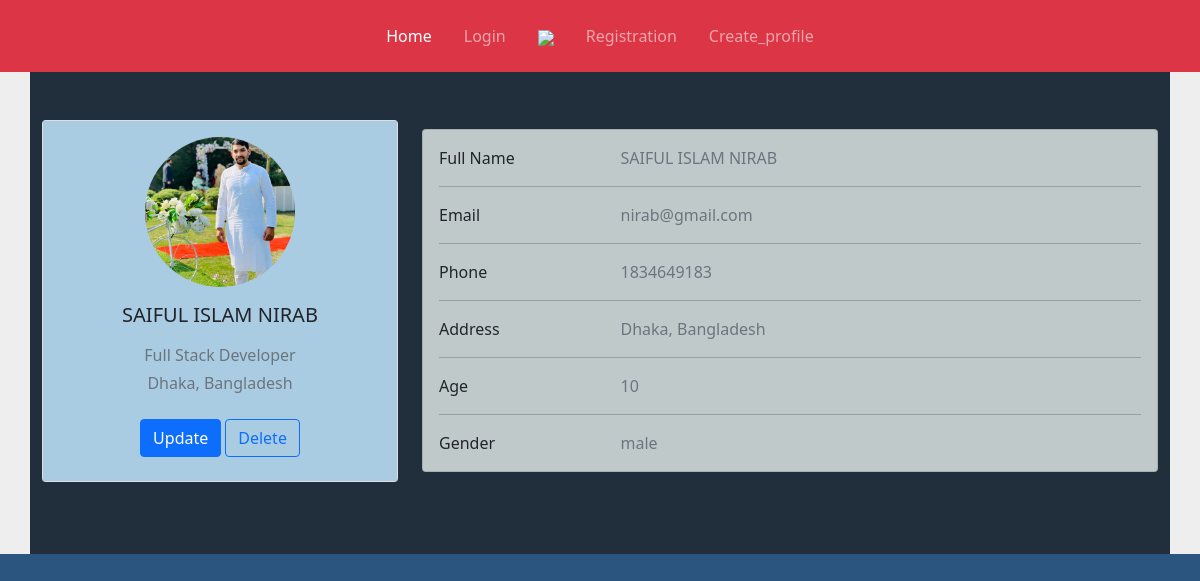
The page /profile/33/ on the database its author committed.
### crudApp/models.py (models this page shows, shortened)
class Profile(models.Model):
    Name = models.CharField(max_length=20)
    email = models.EmailField(max_length=20)
    age = models.PositiveIntegerField()
    gender = models.CharField(max_length=6)
    image = models.ImageField(upload_to='prof_pic/',  default='default/default.png')
    phone = models.PositiveIntegerField()
    address = models.TextField(max_length=200)

### crudApp/views.py (the view)
# urls.py: path('profile/<int:id>/', profile, name='profile'),
def profile(request, id):
    prof = Profile.objects.get(id=id)
    return render(request, 'Profile.html', locals())

### Templates/Profile.html (shortened to what this page needs)
{% extends 'Home.html' %}
{% block body %}
<section style="background-color: #eee;">
    <div class="container py-5" style="background-color:#212F3C">
        <div class="row">
            <div class="col-lg-4">
                <div class="card mb-4">
                    <div class="card-body text-center" style="background-color:#A9CCE3">
                        <img src="{{prof.image.url}}"
                             alt="avatar"
                             class="rounded-circle img-fluid" style="width: 150px;">
                        <h5 class="my-3">{{prof.Name}}</h5>
                        <p class="text-muted mb-1">Full Stack Developer</p>
                        <p class="text-muted mb-4">{{prof.address}}</p>
                        <div class="d-flex justify-content-center mb-2">
                            <a href="{% url 'updateProfile' prof.id  %}"><button type="button" class="btn btn-primary">Update</button></a>
                            <a href="{% url 'DeleteProfile' prof.id  %}"><button type="button" class="btn btn-outline-primary ms-1">Delete</button></a>
                        </div>
                    </div>
                </div>
            </div>
            <div class="col-lg-8" style="margin-top : 9px;">
                <div class="card mb-4"style="background-color: #BFC9CA">
                    <div class="card-body">
                        <div class="row">
                            <div class="col-sm-3">
                                <p class="mb-0">Full Name</p>
                            </div>
                            <div class="col-sm-9">
                                <p class="text-muted mb-0">{{prof.Name}}</p>
                            </div>
                        </div>
                        <hr>
                        <div class="row">
                            <div class="col-sm-3">
                                <p class="mb-0">Email</p>
                            </div>
                            <div class="col-sm-9">
                                <p class="text-muted mb-0">{{prof.email}}</p>
                            </div>
                        </div>
                        <hr>
                        <div class="row">
                            <div class="col-sm-3">
                                <p class="mb-0">Phone</p>
                            </div>
                            <div class="col-sm-9">
                                <p class="text-muted mb-0">{{prof.phone}}</p>
                            </div>
                        </div>
                        <hr>
                        <div class="row">
                            <div class="col-sm-3">
                                <p class="mb-0">Address</p>
                            </div>
                            <div class="col-sm-9">
                                <p class="text-muted mb-0">{{prof.address}}</p>
                            </div>
                        </div>
                        <hr>
                        <div class="row">
                            <div class="col-sm-3">
                                <p class="mb-0">Age</p>
                            </div>
                            <div class="col-sm-9">
                                <p class="text-muted mb-0">{{prof.age}}</p>
                            </div>
                        </div>
                        <hr>
                        <div class="row">
                            <div class="col-sm-3">
                                <p class="mb-0">Gender</p>
                            </div>
                            <div class="col-sm-9">
                                <p class="text-muted mb-0">{{prof.gender}}</p>
                            </div>
                        </div>
                    </div>
                </div>
            </div>
        </div>
    </div>
</section>
{% endblock %}

### rows shown on the page
Profile: image (picture), Name "SAIFUL ISLAM NIRAB", address "Dhaka, Bangladesh", email "nirab@gmail.com", phone "1834649183", age "10", gender "male"
